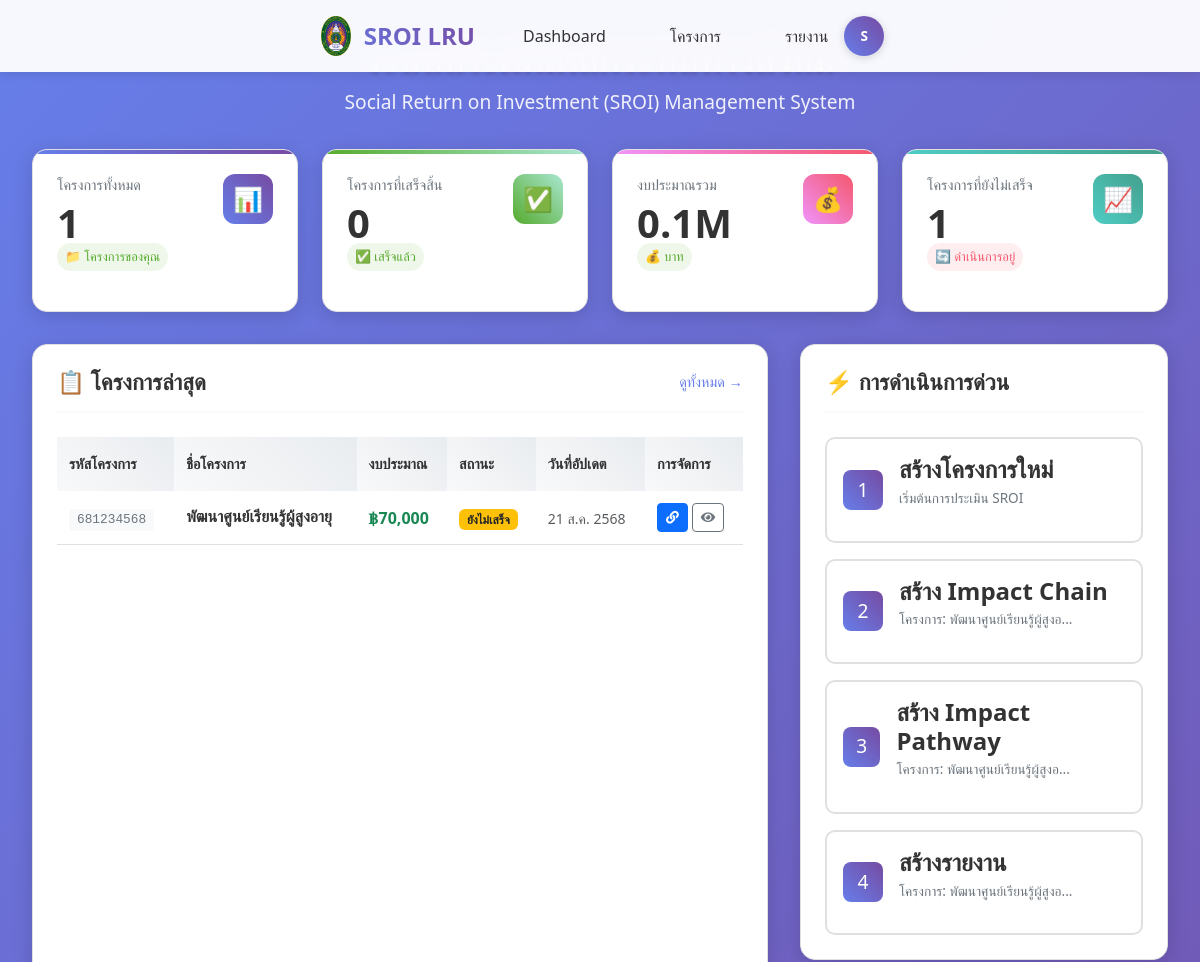
Before: /dashboard.php (signed in, upper part) with the older database file.
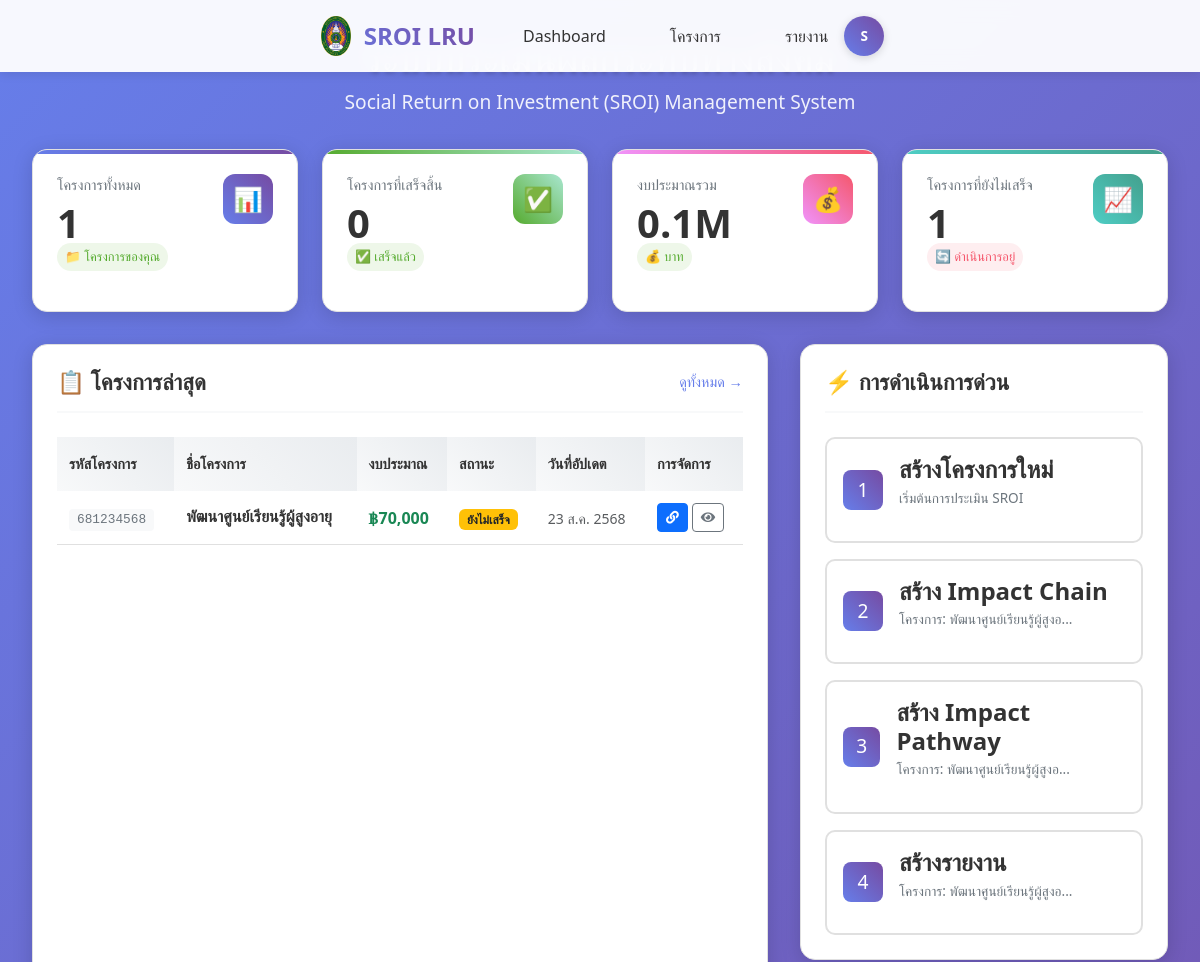
After: the same page with the newer database file.
### tables this page shows
CREATE TABLE `projects` (
  `id` int(11) NOT NULL,
  `project_code` varchar(50) NOT NULL COMMENT 'รหัสโครงการ',
  `name` varchar(500) NOT NULL COMMENT 'ชื่อโครงการ',
  `description` text DEFAULT NULL COMMENT 'รายละเอียดโครงการ',
  `objective` text DEFAULT NULL COMMENT 'วัตถุประสงค์โครงการ',
  `start_date` date DEFAULT NULL COMMENT 'วันที่เริ่มโครงการ',
  `end_date` date DEFAULT NULL COMMENT 'วันที่สิ้นสุดโครงการ',
  `budget` decimal(15,2) DEFAULT NULL COMMENT 'งบประมาณ',
  `organization` varchar(300) DEFAULT NULL COMMENT 'หน่วยงาน/องค์กร',
  `project_manager` varchar(200) DEFAULT NULL COMMENT 'ผู้จัดการโครงการ',
  `status` enum('incompleted','completed') DEFAULT 'incompleted' COMMENT 'สถานะโครงการ',
  `created_by` varchar(100) DEFAULT NULL COMMENT 'ผู้สร้าง',
  `created_at` timestamp NOT NULL DEFAULT current_timestamp(),
  `updated_at` timestamp NOT NULL DEFAULT current_timestamp() ON UPDATE current_timestamp(),
  `impact_chain_status` longtext DEFAULT NULL CHECK (json_valid(`impact_chain_status`)),
  `total_impact_chains` int(11) DEFAULT 0 COMMENT 'จำนวน Impact Chain ทั้งหมด',
  `current_chain_id` int(11) DEFAULT NULL COMMENT 'Impact Chain ที่กำลังทำอยู่'
);

### dashboard.php (the view, shortened to what the changed rows need)
<?php
require_once "config.php";
$user_id = $_SESSION['user_id'];
$projects_query = "SELECT id, project_code, name, status, budget, created_at, updated_at
                   FROM projects
                   WHERE created_by = ?
                   ORDER BY updated_at DESC
                   LIMIT 5";
$projects_stmt = mysqli_prepare($conn, $projects_query);
mysqli_stmt_bind_param($projects_stmt, 's', $user_id);
mysqli_stmt_execute($projects_stmt);
$projects_result = mysqli_stmt_get_result($projects_stmt);
$user_projects = mysqli_fetch_all($projects_result, MYSQLI_ASSOC);
function getStatusText($status)
{
    switch ($status) {
        case 'incompleted':
            return 'ยังไม่เสร็จ';
    }
}
function formatThaiDate($date)
{
    $thai_months = [
        '01' => 'ม.ค.',
        '02' => 'ก.พ.',
        '03' => 'มี.ค.',
        '04' => 'เม.ย.',
        '05' => 'พ.ค.',
        '06' => 'มิ.ย.',
        '07' => 'ก.ค.',
        '08' => 'ส.ค.',
        '09' => 'ก.ย.',
        '10' => 'ต.ค.',
        '11' => 'พ.ย.',
        '12' => 'ธ.ค.'
    ];
    $timestamp = strtotime($date);
    $day = date('j', $timestamp);
    $month = $thai_months[date('m', $timestamp)];
    $year = date('Y', $timestamp) + 543;
    return "$day $month $year";
}
?>
<!DOCTYPE html>
<html lang="th">
<head>
    <link href="https://cdn.jsdelivr.net/npm/bootstrap@5.3.0/dist/css/bootstrap.min.css" rel="stylesheet">
    <link rel="stylesheet" href="https://cdnjs.cloudflare.com/ajax/libs/font-awesome/5.15.4/css/all.min.css">
</head>
<body>
    <div class="main-container">
        <div class="page-header">
            <h1 class="page-title">ระบบประเมินผลกระทบทางสังคม</h1>
        </div>
        <div class="content-grid">
            <div class="content-card">
                <div class="project-list" id="recentProjects">
                    <?php if (empty($user_projects)): ?>
                        <div class="text-center text-muted py-4">
                            <i class="fas fa-folder-open fa-3x mb-3" style="color: #ddd;"></i>
                            <p>ยังไม่มีโครงการ</p>
                            <a href="create-project.php" class="btn btn-primary">
                                <i class="fas fa-plus"></i> สร้างโครงการแรก
                            </a>
                        </div>
                    <?php else: ?>
                        <div style="overflow-x: auto;">
                            <table class="table table-hover">
                                <thead>
                                    <tr>
                                        <th>รหัสโครงการ</th>
                                        <th>ชื่อโครงการ</th>
                                        <th>งบประมาณ</th>
                                        <th>สถานะ</th>
                                        <th>วันที่อัปเดต</th>
                                        <th>การจัดการ</th>
                                    </tr>
                                </thead>
                                <tbody>
                                    <?php foreach ($user_projects as $project): ?>
                                        <tr>
                                            <td>
                                                <span class="project-code"><?php echo htmlspecialchars($project['project_code']); ?></span>
                                            </td>
                                            <td>
                                                <div class="project-name" style="max-width: 200px; overflow: hidden; text-overflow: ellipsis; white-space: nowrap;"
                                                    title="<?php echo htmlspecialchars($project['name']); ?>">
                                                    <?php echo htmlspecialchars($project['name']); ?>
                                                </div>
                                            </td>
                                            <td>
                                                <span class="fw-bold text-success">
                                                    ฿<?php echo number_format($project['budget']); ?>
                                                </span>
                                            </td>
                                            <td>
                                                <span class="badge <?php echo $project['status'] == 'completed' ? 'bg-success' : 'bg-warning text-dark'; ?>">
                                                    <?php echo getStatusText($project['status']); ?>
                                                </span>
                                            </td>
                                            <td>
                                                <small class="text-muted"><?php echo formatThaiDate($project['updated_at']); ?></small>
                                            </td>
                                            <td>
                                                <div class="d-flex gap-1">
                                                    <a href="impact-chain/step1-strategy.php?project_id=<?php echo $project['id']; ?>"
                                                        class="btn btn-primary btn-sm" title="สร้าง Impact Chain">
                                                        <i class="fas fa-link"></i>
                                                    </a>
                                                    <button onclick="viewProject(<?php echo $project['id']; ?>)"
                                                        class="btn btn-outline-secondary btn-sm" title="ดูรายละเอียด">
                                                        <i class="fas fa-eye"></i>
                                                    </button>
                                                </div>
                                            </td>
                                        </tr>
                                    <?php endforeach; ?>
                                </tbody>
                            </table>
                        </div>
                    <?php endif; ?>
                </div>
            </div>
            <div style="display: flex; flex-direction: column; gap: 2rem;">
                <div class="content-card">
                    <div class="quick-actions">
                        <?php if (!empty($user_projects)): ?>
                            <a href="impact-chain/step1-strategy.php?project_id=<?php echo $user_projects[0]['id']; ?>" class="action-button">
                                <div class="action-icon">2</div>
                                <div class="action-content">
                                    <h4>สร้าง Impact Chain</h4>
                                    <p>โครงการ: <?php echo htmlspecialchars(mb_substr($user_projects[0]['name'], 0, 25)) . (mb_strlen($user_projects[0]['name']) > 25 ? '...' : ''); ?></p>
                                </div>
                            </a>
                        <?php endif; ?>
                        <?php if (!empty($user_projects)): ?>
                            <a href="impact_pathway/impact_pathway.php?project_id=<?php echo $user_projects[0]['id']; ?>" class="action-button">
                                <div class="action-icon">3</div>
                                <div class="action-content">
                                    <h4>สร้าง Impact Pathway</h4>
                                    <p>โครงการ: <?php echo htmlspecialchars(mb_substr($user_projects[0]['name'], 0, 25)) . (mb_strlen($user_projects[0]['name']) > 25 ? '...' : ''); ?></p>
                                </div>
                            </a>
                        <?php endif; ?>
                        <?php if (!empty($user_projects)): ?>
                            <a href="sroi-expost/report-sroi.php?project_id=<?php echo $user_projects[0]['id']; ?>" class="action-button">
                                <div class="action-icon">4</div>
                                <div class="action-content">
                                    <h4>สร้างรายงาน</h4>
                                    <p>โครงการ: <?php echo htmlspecialchars(mb_substr($user_projects[0]['name'], 0, 25)) . (mb_strlen($user_projects[0]['name']) > 25 ? '...' : ''); ?></p>
                                </div>
                            </a>
                        <?php endif; ?>
                    </div>
                </div>
            </div>
        </div>
    </div>
</body>
</html>

Changed rows visible on the page:
changed projects "พัฒนาศูนย์เรียนรู้ผู้สูงอายุ": updated_at "21 ส.ค. 2568" → "23 ส.ค. 2568"
